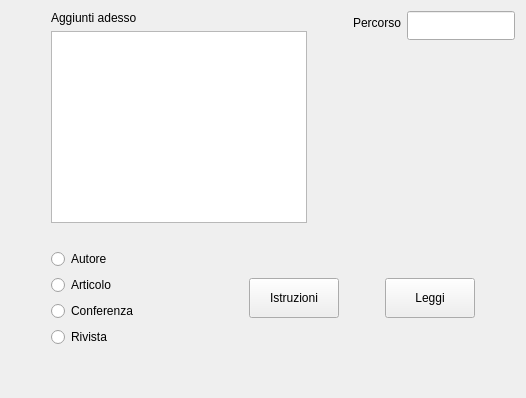
      <widget class="QWidget" name="pageFileInput">
       <layout class="QVBoxLayout" name="verticalLayout_17">
        <item>
         <layout class="QHBoxLayout" name="horizontalLayout_9">
          <item>
           <spacer name="horizontalSpacer_21">
            <property name="orientation">
             <enum>Qt::Horizontal</enum>
            </property>
            <property name="sizeType">
             <enum>QSizePolicy::Fixed</enum>
            </property>
            <property name="sizeHint" stdset="0">
             <size>
              <width>40</width>
              <height>20</height>
             </size>
            </property>
           </spacer>
          </item>
          <item>
           <layout class="QVBoxLayout" name="verticalLayout_18">
            <item>
             <widget class="QLabel" name="label_3">
              <property name="text">
               <string>Aggiunti adesso</string>
              </property>
             </widget>
            </item>
            <item>
             <widget class="QListWidget" name="listWidgetRecenti"/>
            </item>
           </layout>
          </item>
          <item>
           <spacer name="horizontalSpacer_22">
            <property name="orientation">
             <enum>Qt::Horizontal</enum>
            </property>
            <property name="sizeType">
             <enum>QSizePolicy::Minimum</enum>
            </property>
            <property name="sizeHint" stdset="0">
             <size>
              <width>40</width>
              <height>20</height>
             </size>
            </property>
           </spacer>
          </item>
          <item>
           <layout class="QFormLayout" name="formLayout_4">
            <item row="0" column="1">
             <widget class="QLineEdit" name="percorsoLineEdit">
              <property name="minimumSize">
               <size>
                <width>0</width>
                <height>29</height>
               </size>
              </property>
             </widget>
            </item>
            <item row="0" column="0">
             <widget class="QLabel" name="label_4">
              <property name="text">
               <string>Percorso</string>
              </property>
             </widget>
            </item>
           </layout>
          </item>
         </layout>
        </item>
        <item>
         <spacer name="verticalSpacer_10">
          <property name="orientation">
           <enum>Qt::Vertical</enum>
          </property>
          <property name="sizeType">
           <enum>QSizePolicy::Fixed</enum>
          </property>
          <property name="sizeHint" stdset="0">
           <size>
            <width>20</width>
            <height>20</height>
           </size>
          </property>
         </spacer>
        </item>
        <item>
         <layout class="QHBoxLayout" name="horizontalLayout_15">
          <item>
           <spacer name="horizontalSpacer_26">
            <property name="orientation">
             <enum>Qt::Horizontal</enum>
            </property>
            <property name="sizeType">
             <enum>QSizePolicy::Minimum</enum>
            </property>
            <property name="sizeHint" stdset="0">
             <size>
              <width>40</width>
              <height>20</height>
             </size>
            </property>
           </spacer>
          </item>
          <item>
           <layout class="QVBoxLayout" name="verticalLayout_20">
            <item>
             <widget class="QRadioButton" name="autoreLeggiButton">
              <property name="text">
               <string>Autore</string>
              </property>
             </widget>
            </item>
            <item>
             <widget class="QRadioButton" name="articoloLeggiButton">
              <property name="text">
               <string>Articolo</string>
              </property>
             </widget>
            </item>
            <item>
             <widget class="QRadioButton" name="conferenzaLeggiButton">
              <property name="text">
               <string>Conferenza</string>
              </property>
             </widget>
            </item>
            <item>
             <widget class="QRadioButton" name="rivistaLeggiButton">
              <property name="text">
               <string>Rivista</string>
              </property>
             </widget>
            </item>
           </layout>
          </item>
          <item>
           <spacer name="horizontalSpacer_25">
            <property name="orientation">
             <enum>Qt::Horizontal</enum>
            </property>
            <property name="sizeType">
             <enum>QSizePolicy::Expanding</enum>
            </property>
            <property name="sizeHint" stdset="0">
             <size>
              <width>40</width>
              <height>20</height>
             </size>
            </property>
           </spacer>
          </item>
          <item>
           <layout class="QVBoxLayout" name="verticalLayout_21">
            <item>
             <layout class="QHBoxLayout" name="horizontalLayout_16">
              <item>
               <spacer name="horizontalSpacer_23">
                <property name="orientation">
                 <enum>Qt::Horizontal</enum>
                </property>
                <property name="sizeHint" stdset="0">
                 <size>
                  <width>40</width>
                  <height>20</height>
                 </size>
                </property>
               </spacer>
              </item>
              <item>
               <widget class="QPushButton" name="istruzioniButton">
                <property name="minimumSize">
                 <size>
                  <width>90</width>
                  <height>40</height>
                 </size>
                </property>
                <property name="text">
                 <string>Istruzioni</string>
                </property>
               </widget>
              </item>
              <item>
               <spacer name="horizontalSpacer_27">
                <property name="orientation">
                 <enum>Qt::Horizontal</enum>
                </property>
                <property name="sizeHint" stdset="0">
                 <size>
                  <width>40</width>
                  <height>20</height>
                 </size>
                </property>
               </spacer>
              </item>
              <item>
               <widget class="QPushButton" name="leggiButton">
                <property name="minimumSize">
                 <size>
                  <width>90</width>
                  <height>40</height>
                 </size>
                </property>
                <property name="text">
                 <string>Leggi</string>
                </property>
               </widget>
              </item>
              <item>
               <spacer name="horizontalSpacer_24">
                <property name="orientation">
                 <enum>Qt::Horizontal</enum>
                </property>
                <property name="sizeHint" stdset="0">
                 <size>
                  <width>40</width>
                  <height>20</height>
                 </size>
                </property>
               </spacer>
              </item>
             </layout>
            </item>
           </layout>
          </item>
         </layout>
        </item>
        <item>
         <spacer name="verticalSpacer_11">
          <property name="orientation">
           <enum>Qt::Vertical</enum>
          </property>
          <property name="sizeType">
           <enum>QSizePolicy::Minimum</enum>
          </property>
          <property name="sizeHint" stdset="0">
           <size>
            <width>20</width>
            <height>40</height>
           </size>
          </property>
         </spacer>
        </item>
       </layout>
      </widget>
